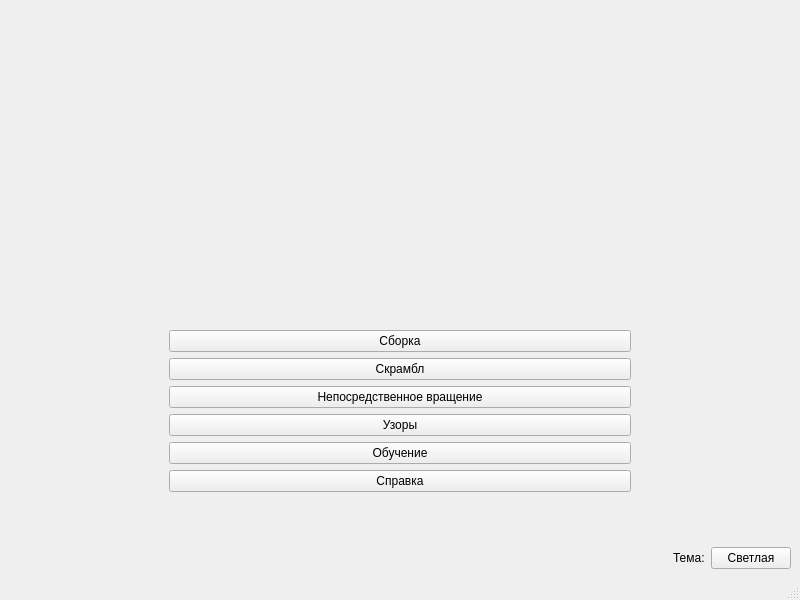
<?xml version="1.0" encoding="UTF-8"?>
<ui version="4.0">
 <class>main_window_design</class>
 <widget class="QMainWindow" name="main_window_design">
  <property name="geometry">
   <rect>
    <x>0</x>
    <y>0</y>
    <width>800</width>
    <height>600</height>
   </rect>
  </property>
  <property name="windowTitle">
   <string>MainWindow</string>
  </property>
  <widget class="QWidget" name="centralwidget">
   <layout class="QVBoxLayout" name="verticalLayout_2">
    <item>
     <widget class="QLabel" name="logo_label">
      <property name="text">
       <string/>
      </property>
      <property name="pixmap">
       <pixmap>../images/cubing_robot_logo.png</pixmap>
      </property>
      <property name="alignment">
       <set>Qt::AlignCenter</set>
      </property>
     </widget>
    </item>
    <item>
     <layout class="QVBoxLayout" name="verticalLayout">
      <property name="spacing">
       <number>6</number>
      </property>
      <item>
       <layout class="QHBoxLayout" name="horizontalLayout">
        <item>
         <spacer name="horizontalSpacer">
          <property name="orientation">
           <enum>Qt::Horizontal</enum>
          </property>
          <property name="sizeType">
           <enum>QSizePolicy::Fixed</enum>
          </property>
          <property name="sizeHint" stdset="0">
           <size>
            <width>160</width>
            <height>20</height>
           </size>
          </property>
         </spacer>
        </item>
        <item>
         <widget class="QPushButton" name="solving_button">
          <property name="text">
           <string>Сборка</string>
          </property>
         </widget>
        </item>
        <item>
         <spacer name="horizontalSpacer_5">
          <property name="orientation">
           <enum>Qt::Horizontal</enum>
          </property>
          <property name="sizeType">
           <enum>QSizePolicy::Fixed</enum>
          </property>
          <property name="sizeHint" stdset="0">
           <size>
            <width>160</width>
            <height>20</height>
           </size>
          </property>
         </spacer>
        </item>
       </layout>
      </item>
      <item>
       <layout class="QHBoxLayout" name="horizontalLayout_5">
        <item>
         <spacer name="horizontalSpacer_9">
          <property name="orientation">
           <enum>Qt::Horizontal</enum>
          </property>
          <property name="sizeType">
           <enum>QSizePolicy::Fixed</enum>
          </property>
          <property name="sizeHint" stdset="0">
           <size>
            <width>160</width>
            <height>20</height>
           </size>
          </property>
         </spacer>
        </item>
        <item>
         <widget class="QPushButton" name="scramble_button_2">
          <property name="text">
           <string>Скрамбл</string>
          </property>
         </widget>
        </item>
        <item>
         <spacer name="horizontalSpacer_10">
          <property name="orientation">
           <enum>Qt::Horizontal</enum>
          </property>
          <property name="sizeType">
           <enum>QSizePolicy::Fixed</enum>
          </property>
          <property name="sizeHint" stdset="0">
           <size>
            <width>160</width>
            <height>20</height>
           </size>
          </property>
         </spacer>
        </item>
       </layout>
      </item>
      <item>
       <layout class="QHBoxLayout" name="horizontalLayout_7">
        <item>
         <spacer name="horizontalSpacer_12">
          <property name="orientation">
           <enum>Qt::Horizontal</enum>
          </property>
          <property name="sizeType">
           <enum>QSizePolicy::Fixed</enum>
          </property>
          <property name="sizeHint" stdset="0">
           <size>
            <width>160</width>
            <height>20</height>
           </size>
          </property>
         </spacer>
        </item>
        <item>
         <widget class="QPushButton" name="manual_turns_button">
          <property name="text">
           <string>Непосредственное вращение</string>
          </property>
         </widget>
        </item>
        <item>
         <spacer name="horizontalSpacer_13">
          <property name="orientation">
           <enum>Qt::Horizontal</enum>
          </property>
          <property name="sizeType">
           <enum>QSizePolicy::Fixed</enum>
          </property>
          <property name="sizeHint" stdset="0">
           <size>
            <width>160</width>
            <height>20</height>
           </size>
          </property>
         </spacer>
        </item>
       </layout>
      </item>
      <item>
       <layout class="QHBoxLayout" name="horizontalLayout_2">
        <item>
         <spacer name="horizontalSpacer_2">
          <property name="orientation">
           <enum>Qt::Horizontal</enum>
          </property>
          <property name="sizeType">
           <enum>QSizePolicy::Fixed</enum>
          </property>
          <property name="sizeHint" stdset="0">
           <size>
            <width>160</width>
            <height>20</height>
           </size>
          </property>
         </spacer>
        </item>
        <item>
         <widget class="QPushButton" name="pattern_button">
          <property name="text">
           <string>Узоры</string>
          </property>
         </widget>
        </item>
        <item>
         <spacer name="horizontalSpacer_6">
          <property name="orientation">
           <enum>Qt::Horizontal</enum>
          </property>
          <property name="sizeType">
           <enum>QSizePolicy::Fixed</enum>
          </property>
          <property name="sizeHint" stdset="0">
           <size>
            <width>160</width>
            <height>20</height>
           </size>
          </property>
         </spacer>
        </item>
       </layout>
      </item>
      <item>
       <layout class="QHBoxLayout" name="horizontalLayout_3">
        <item>
         <spacer name="horizontalSpacer_3">
          <property name="orientation">
           <enum>Qt::Horizontal</enum>
          </property>
          <property name="sizeType">
           <enum>QSizePolicy::Fixed</enum>
          </property>
          <property name="sizeHint" stdset="0">
           <size>
            <width>160</width>
            <height>20</height>
           </size>
          </property>
         </spacer>
        </item>
        <item>
         <widget class="QPushButton" name="learning_button">
          <property name="text">
           <string>Обучение</string>
          </property>
         </widget>
        </item>
        <item>
         <spacer name="horizontalSpacer_7">
          <property name="orientation">
           <enum>Qt::Horizontal</enum>
          </property>
          <property name="sizeType">
           <enum>QSizePolicy::Fixed</enum>
          </property>
          <property name="sizeHint" stdset="0">
           <size>
            <width>160</width>
            <height>20</height>
           </size>
          </property>
         </spacer>
        </item>
       </layout>
      </item>
      <item>
       <layout class="QHBoxLayout" name="horizontalLayout_4">
        <item>
         <spacer name="horizontalSpacer_4">
          <property name="orientation">
           <enum>Qt::Horizontal</enum>
          </property>
          <property name="sizeType">
           <enum>QSizePolicy::Fixed</enum>
          </property>
          <property name="sizeHint" stdset="0">
           <size>
            <width>160</width>
            <height>20</height>
           </size>
          </property>
         </spacer>
        </item>
        <item>
         <widget class="QPushButton" name="reference_button">
          <property name="text">
           <string>Справка</string>
          </property>
         </widget>
        </item>
        <item>
         <spacer name="horizontalSpacer_8">
          <property name="orientation">
           <enum>Qt::Horizontal</enum>
          </property>
          <property name="sizeType">
           <enum>QSizePolicy::Fixed</enum>
          </property>
          <property name="sizeHint" stdset="0">
           <size>
            <width>160</width>
            <height>20</height>
           </size>
          </property>
         </spacer>
        </item>
       </layout>
      </item>
     </layout>
    </item>
    <item>
     <spacer name="verticalSpacer">
      <property name="orientation">
       <enum>Qt::Vertical</enum>
      </property>
      <property name="sizeType">
       <enum>QSizePolicy::Fixed</enum>
      </property>
      <property name="sizeHint" stdset="0">
       <size>
        <width>20</width>
        <height>49</height>
       </size>
      </property>
     </spacer>
    </item>
    <item>
     <layout class="QHBoxLayout" name="horizontalLayout_6">
      <item>
       <spacer name="horizontalSpacer_11">
        <property name="orientation">
         <enum>Qt::Horizontal</enum>
        </property>
        <property name="sizeHint" stdset="0">
         <size>
          <width>40</width>
          <height>20</height>
         </size>
        </property>
       </spacer>
      </item>
      <item>
       <widget class="QLabel" name="label">
        <property name="text">
         <string>Тема:</string>
        </property>
       </widget>
      </item>
      <item>
       <widget class="QPushButton" name="pushButton">
        <property name="text">
         <string>Светлая</string>
        </property>
       </widget>
      </item>
     </layout>
    </item>
   </layout>
  </widget>
  <widget class="QMenuBar" name="menubar">
   <property name="geometry">
    <rect>
     <x>0</x>
     <y>0</y>
     <width>800</width>
     <height>26</height>
    </rect>
   </property>
  </widget>
  <widget class="QStatusBar" name="statusbar"/>
 </widget>
 <resources/>
 <connections/>
</ui>
